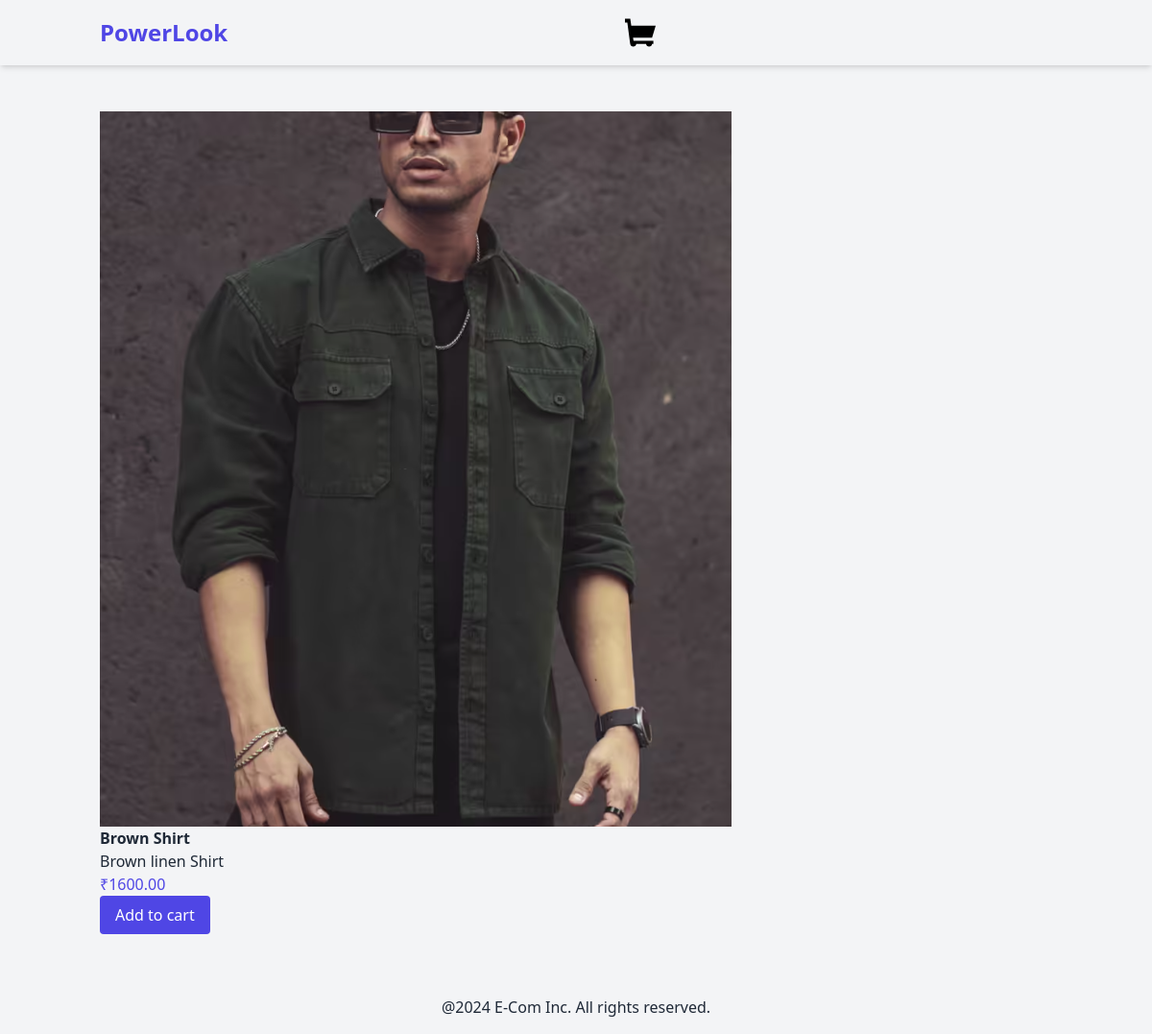
/product/2/brown-shirt/, run on the app's committed database.
### products/models.py (models this page shows, shortened)
class Product(models.Model):
    category = models.ForeignKey(Category, related_name='products', on_delete=models.CASCADE)
    name = models.CharField(max_length=250)
    slug = models.SlugField(max_length=250)
    description = models.TextField(blank=True)
    price = models.DecimalField(max_digits=10, decimal_places=2)
    available = models.BooleanField(default=True)
    created = models.DateTimeField(auto_now_add=True)
    updated = models.DateTimeField(auto_now=True)
    image = models.ImageField(upload_to='products', blank=True, null=True)

### products/views.py (the view)
# urls.py: path('product/<int:id>/<slug:slug>/', views.product_detail, name="product_detail"),
def product_detail(request, id, slug):
    product = get_object_or_404(Product, id=id, slug=slug, available=True)
    return render(request, 'products/product/details.html', {'product':product})

### products/templates/products/product/details.html (shortened to what this page needs)
{% extends "base.html" %}
{%block content%}
<div class="container mx-auto p-4 flex">
<div>
    {%if product.image%}
    <img src="{{product.image.url}}" alt={{product.name}} class="max-h-[80vh]">
    {%else%}
    <p>The image is not available</p>
    {%endif%}
    <h3 class="font-semibold">{{product.name}}</h3>
    <p>{{product.description}}</p>
    <p class="text-indigo-600">₹{{product.price}}</p>
    <form action="{%url 'cart:cart_add' product.id%}" method="post" id="add-to-cart-form">
        <button type="submit" class="bg-indigo-600 text-white px-4 py-2 rounded">Add to cart</button>
    </form>
</div>
</div>
    {%endblock%}

### data on the page
Product: image (picture), name "Brown Shirt", description "Brown linen Shirt", price "1600.00"
